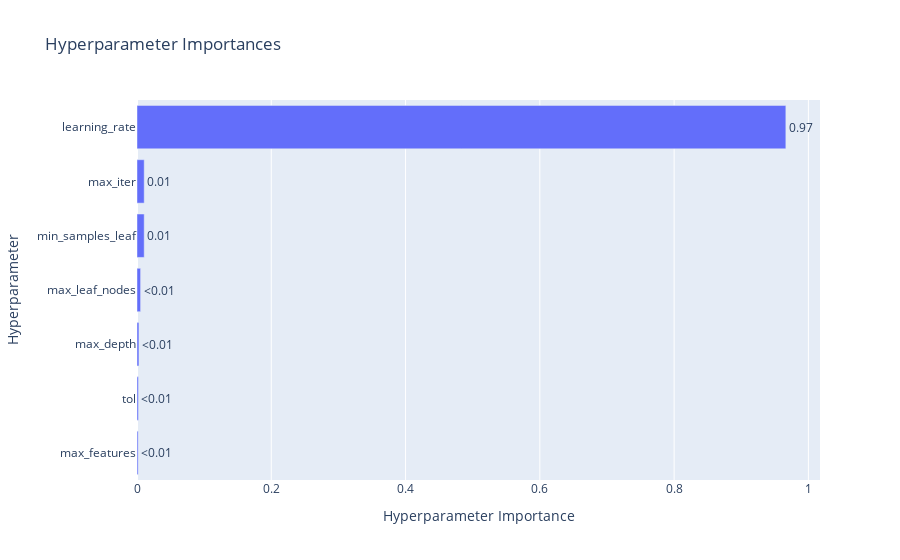

Write notebook code for a chart like this one.
### Code cell
oviz.plot_param_importances(study02)

### Figure 1 — Plotly figure (JSON) as saved in the notebook; plotly's stock layout.template omitted (floating-point values rounded to 4 significant figures)
{"data": [{"cliponaxis": false, "hovertemplate": ["max_features (FloatDistribution): 0.001729329874792083<extra></extra>", "tol (FloatDistribution): 0.0021472525848901785<extra></extra>", "max_depth (IntDistribution): 0.0028961189070225877<extra></extra>", "max_leaf_nodes (IntDistribution): 0.005351038616491219<extra></extra>", "min_samples_leaf (IntDistribution): 0.01071966204127037<extra></extra>", "max_iter (IntDistribution): 0.010737865943754282<extra></extra>", "learning_rate (FloatDistribution): 0.9664187320317794<extra></extra>"], "name": "Objective Value", "orientation": "h", "text": ["<0.01", "<0.01", "<0.01", "<0.01", "0.01", "0.01", "0.97"], "textposition": "outside", "type": "bar", "x": [0.001729, 0.002147, 0.002896, 0.005351, 0.01072, 0.01074, 0.9664], "y": ["max_features", "tol", "max_depth", "max_leaf_nodes", "min_samples_leaf", "max_iter", "learning_rate"]}], "layout": {"title": {"text": "Hyperparameter Importances"}, "xaxis": {"title": {"text": "Hyperparameter Importance"}}, "yaxis": {"title": {"text": "Hyperparameter"}}}}
